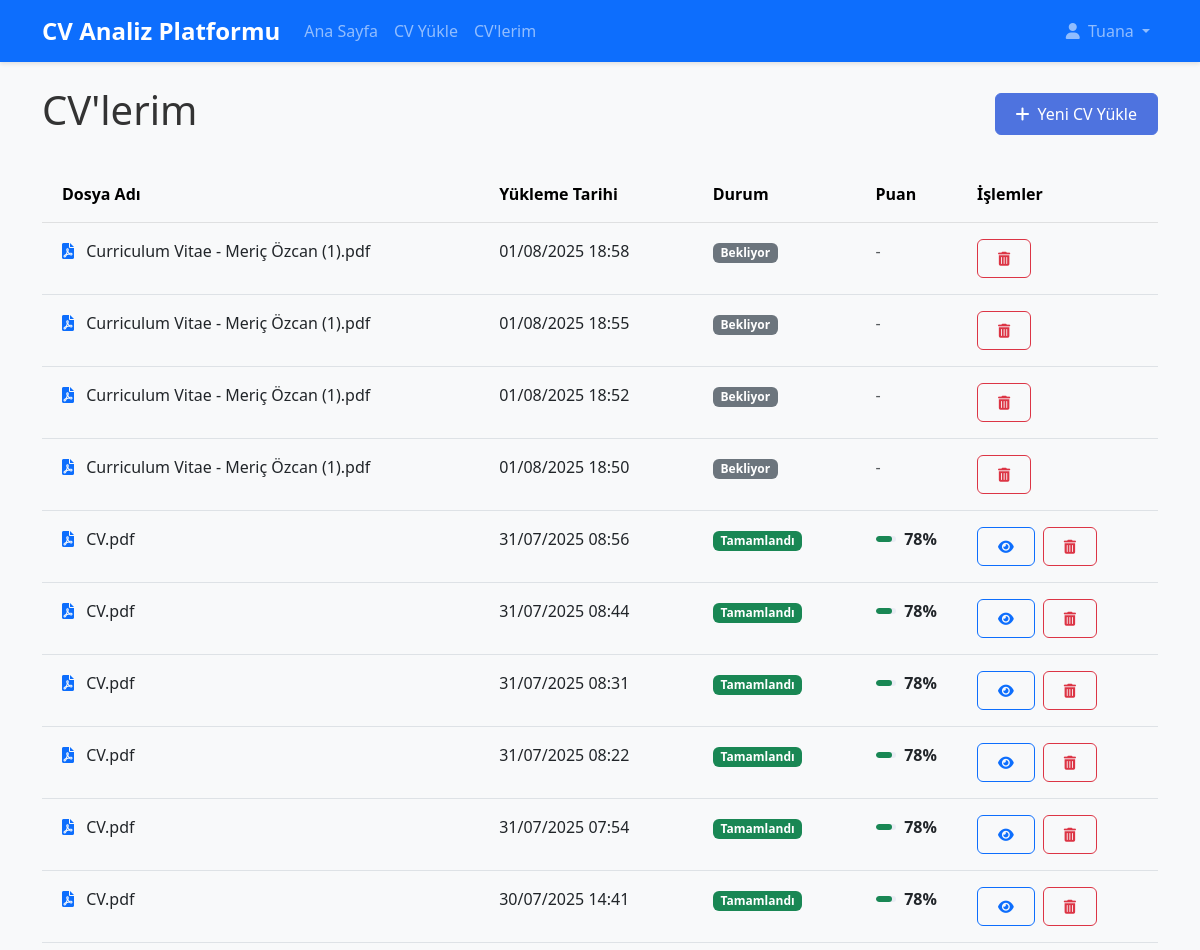
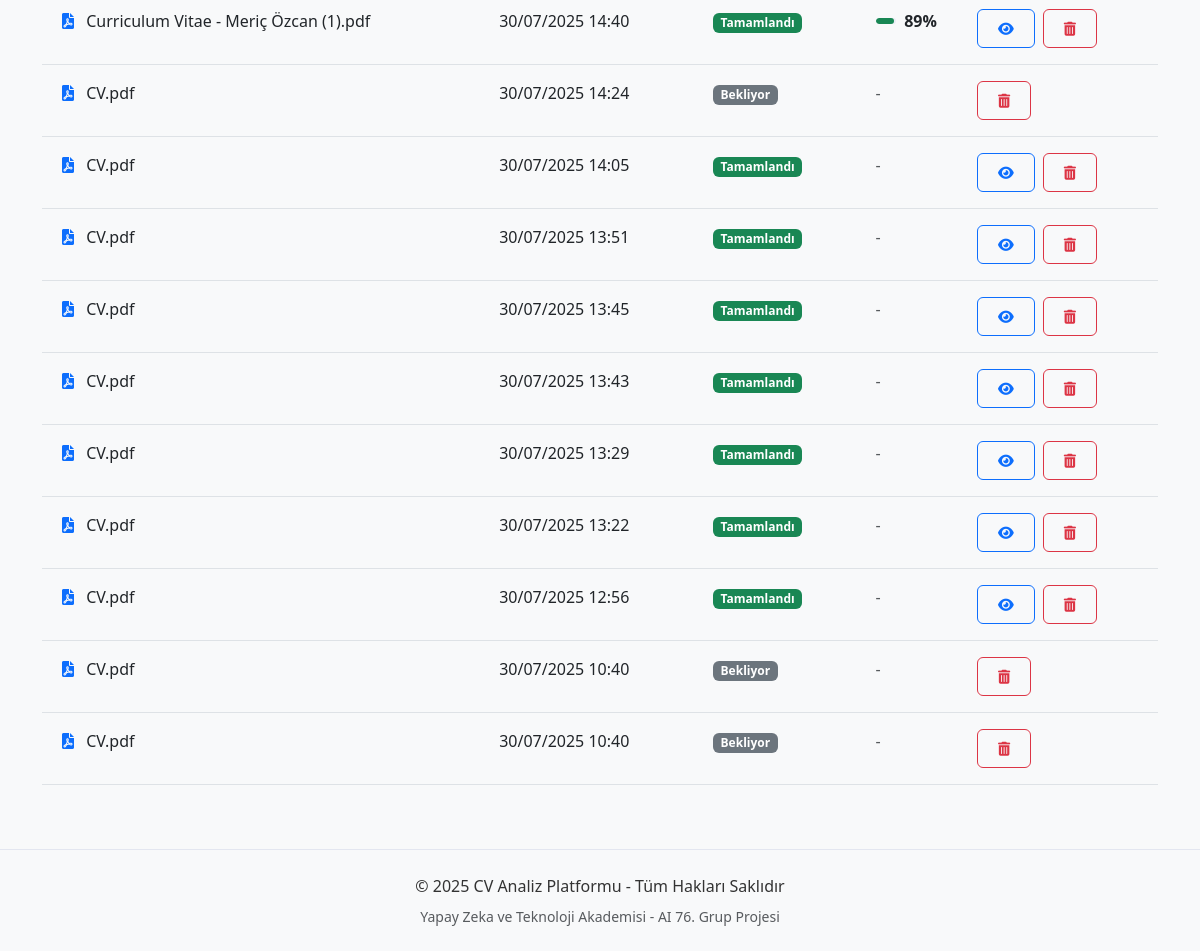
The page /my_cvs (signed in) on the database its author committed (2 pictures, top to bottom).
### app/models.py (models this page shows, shortened)
class User(db.Model, UserMixin):
    id = db.Column(db.Integer, primary_key=True)
    email = db.Column(db.String(150), unique=True, nullable=False)
    password = db.Column(db.String(150), nullable=False)
    first_name = db.Column(db.String(150), nullable=False)
    last_name = db.Column(db.String(150), nullable=False)
    cvs = db.relationship('CV', backref='owner', lazy=True)
    date_created = db.Column(db.DateTime, default=datetime.utcnow)

class AnalysisMixin:
    def get_analysis(self):
        return json.loads(self.analysis_data) if self.analysis_data else {}
    def set_analysis(self, data):
        self.analysis_data = json.dumps(data, ensure_ascii=False) if data else None

class CV(db.Model, AnalysisMixin):
    __tablename__ = 'cvs'
    id = db.Column(db.Integer, primary_key=True)
    original_filename = db.Column(db.String(255), nullable=False)
    stored_filename = db.Column(db.String(255), nullable=False)
    upload_date = db.Column(db.DateTime, default=datetime.utcnow)
    analysis_data = db.Column(JSON, nullable=True)  # Ham analiz verileri
    overall_score = db.Column(db.Float, nullable=True)  # Genel puan (0-100)
    section_scores = db.Column(JSON, nullable=True)  # Bölümlere göre puanlar
    status = db.Column(db.String(20), default='pending',
                      nullable=False)  # pending, processing, completed, failed
    user_id = db.Column(db.Integer, db.ForeignKey('user.id'), nullable=False)
    created_at = db.Column(db.DateTime, default=datetime.utcnow)
    updated_at = db.Column(db.DateTime, default=datetime.utcnow, onupdate=datetime.utcnow)

### app/views.py (the view)
@views.route('/my_cvs')
@login_required
def my_cvs():
    cvs = CV.query.filter_by(user_id=current_user.id).order_by(CV.upload_date.desc()).all()
    return render_template('my_cvs.html', cvs=cvs)

### app/__init__.py (called while the page is built)
@login_manager.user_loader
def load_user(user_id):
    from .models import User
    return User.query.get(int(user_id))

### app/templates/my_cvs.html (shortened to what this page needs)
{% extends "base.html" %}
{% block content %}
<div class="d-flex justify-content-between align-items-center mb-4">
    <h1>CV'lerim</h1>
    <a href="{{ url_for('views.upload_cv') }}" class="btn btn-primary">
        <i class="fas fa-plus me-2"></i>Yeni CV Yükle
    </a>
</div>
{% if cvs %}
    <div class="table-responsive">
        <table class="table table-hover">
            <thead class="table-light">
                <tr>
                    <th>Dosya Adı</th>
                    <th>Yükleme Tarihi</th>
                    <th>Durum</th>
                    <th>Puan</th>
                    <th>İşlemler</th>
                </tr>
            </thead>
            <tbody>
                {% for cv in cvs %}
                <tr>
                    <td>
                        <i class="fas fa-file-{{ 'pdf' if cv.original_filename.endswith('.pdf') else 'word' }} text-primary me-2"></i>
                        {{ cv.original_filename }}
                    </td>
                    <td>{{ cv.upload_date.strftime('%d/%m/%Y %H:%M') }}</td>
                    <td>
                        <span class="badge bg-{{ 'success' if cv.status == 'completed' else 'secondary' }}">
                            {{ 'Tamamlandı' if cv.status == 'completed' else 'Bekliyor' }}
                        </span>
                    </td>
                    <td>
                        {% if cv.status == 'completed' and cv.overall_score is not none %}
                        <div class="d-flex align-items-center">
                            {% set score_percent = (cv.overall_score)|round|int %}
                            {% if cv.overall_score >= 70 %}
                                {% set bar_class = 'bg-success' %}
                            {% elif cv.overall_score >= 50 %}
                                {% set bar_class = 'bg-warning' %}
                            {% else %}
                                {% set bar_class = 'bg-danger' %}
                            {% endif %}
                            <div class="progress flex-grow-1 me-2" style="height:6px">
                                <div class="progress-bar {{ bar_class }}"
                                     data-width="{{ score_percent }}"
                                     role="progressbar">
                                </div>
                            </div>
                            <span class="fw-bold">{{ score_percent }}%</span>
                        </div>
                        {% else %}
                        <span class="text-muted">-</span>
                        {% endif %}
                    </td>
                    <td>
                        {% if cv.status == 'completed' %}
                        <a href="{{ url_for('views.cv_results', cv_id=cv.id) }}" class="btn btn-sm btn-outline-primary me-1" title="Görüntüle">
                            <i class="fas fa-eye"></i>
                        </a>
                        {% endif %}
                        <button class="btn btn-sm btn-outline-danger" title="Sil" data-bs-toggle="modal" data-bs-target="#deleteModal{{ cv.id }}">
                            <i class="fas fa-trash-alt"></i>
                        </button>
                    </td>
                </tr>
                {% endfor %}
            </tbody>
        </table>
    </div>
{% endif %}
{% endblock %}

### app/templates/base.html (shortened to what this page needs)
<!DOCTYPE html>
<html lang="tr">
<head>
    <link href="https://cdn.jsdelivr.net/npm/bootstrap@5.3.0/dist/css/bootstrap.min.css" rel="stylesheet">
    <link rel="stylesheet" href="https://cdnjs.cloudflare.com/ajax/libs/font-awesome/6.0.0/css/all.min.css">
    <link rel="stylesheet" href="{{ url_for('static', filename='css/style.css') }}">
</head>
<body>
    <nav class="navbar navbar-expand-lg navbar-dark bg-primary">
        <div class="container">
            <a class="navbar-brand" href="{{ url_for('views.home') }}">CV Analiz Platformu</a>
            <div class="collapse navbar-collapse" id="navbarNav">
                <ul class="navbar-nav me-auto">
                    <li class="nav-item">
                        <a class="nav-link" href="{{ url_for('views.home') }}">Ana Sayfa</a>
                    </li>
                    {% if current_user.is_authenticated %}
                    <li class="nav-item">
                        <a class="nav-link" href="{{ url_for('views.upload_cv') }}">CV Yükle</a>
                    </li>
                    <li class="nav-item">
                        <a class="nav-link" href="{{ url_for('views.my_cvs') }}">CV'lerim</a>
                    </li>
                    {% endif %}
                </ul>
                <ul class="navbar-nav">
                    {% if current_user.is_authenticated %}
                    <li class="nav-item dropdown">
                        <a class="nav-link dropdown-toggle" href="#" id="navbarDropdown" role="button" data-bs-toggle="dropdown">
                            <i class="fas fa-user me-1"></i> {{ current_user.first_name }}
                        </a>
                    </li>
                    {% endif %}
                </ul>
            </div>
        </div>
    </nav>
    <main class="container my-4">
        {% block content %}{% endblock %}
    </main>
    <footer class="bg-light py-4 mt-5">
        <div class="container text-center">
            <p class="mb-2">© 2025 CV Analiz Platformu - Tüm Hakları Saklıdır</p>
            <p class="mb-0 text-muted small">Yapay Zeka ve Teknoloji Akademisi - AI 76. Grup Projesi</p>
        </div>
    </footer>
</body>
</html>

### app/static/css/style.css (style rules this page uses)
body { font-family: 'Segoe UI', Tahoma, Geneva, Verdana, sans-serif; color: #333; background-color: #f8f9fa; }
.navbar { box-shadow: 0 2px 4px rgba(0, 0, 0, 0.1); }
.navbar-brand { font-weight: 700; font-size: 1.5rem; }
.btn { padding: 0.5rem 1.25rem; border-radius: 6px; font-weight: 500; transition: all 0.3s ease; }
.btn-primary { background-color: #4e73df; border-color: #4e73df; }
.animate-fade-in { animation: fadeIn 0.5s ease-out forwards; }
.progress { height: 0.5rem; border-radius: 10px; background-color: #eaecf4; }
.progress-bar { border-radius: 10px; }
.table { --bs-table-bg: transparent; --bs-table-striped-bg: #f8f9fc; --bs-table-hover-bg: #f1f3f9; }
.table > :not(caption) > * > * { padding: 1rem 1.25rem; }
footer { margin-top: 3rem; padding: 2rem 0; background-color: #f8f9fc; border-top: 1px solid #e3e6f0; }

### rows shown on the page
User: first_name "Tuana"
CV: original_filename "Curriculum Vitae - Meriç Özcan (1).pdf", upload_date "01/08/2025 18:58", status "Bekliyor"
CV: original_filename "Curriculum Vitae - Meriç Özcan (1).pdf", upload_date "01/08/2025 18:55", status "Bekliyor"
CV: original_filename "Curriculum Vitae - Meriç Özcan (1).pdf", upload_date "01/08/2025 18:52", status "Bekliyor"
CV: original_filename "Curriculum Vitae - Meriç Özcan (1).pdf", upload_date "01/08/2025 18:50", status "Bekliyor"
CV: original_filename "CV.pdf", upload_date "31/07/2025 08:56", status "Tamamlandı", score_percent "78"
CV: original_filename "CV.pdf", upload_date "31/07/2025 08:44", status "Tamamlandı", score_percent "78"
CV: original_filename "CV.pdf", upload_date "31/07/2025 08:31", status "Tamamlandı", score_percent "78"
CV: original_filename "CV.pdf", upload_date "31/07/2025 08:22", status "Tamamlandı", score_percent "78"
CV: original_filename "CV.pdf", upload_date "31/07/2025 07:54", status "Tamamlandı", score_percent "78"
CV: original_filename "CV.pdf", upload_date "30/07/2025 14:41", status "Tamamlandı", score_percent "78"
CV: original_filename "Curriculum Vitae - Meriç Özcan (1).pdf", upload_date "30/07/2025 14:40", status "Tamamlandı", score_percent "89"
CV: original_filename "CV.pdf", upload_date "30/07/2025 14:24", status "Bekliyor"
CV: original_filename "CV.pdf", upload_date "30/07/2025 14:05", status "Tamamlandı"
CV: original_filename "CV.pdf", upload_date "30/07/2025 13:51", status "Tamamlandı"
CV: original_filename "CV.pdf", upload_date "30/07/2025 13:45", status "Tamamlandı"
CV: original_filename "CV.pdf", upload_date "30/07/2025 13:43", status "Tamamlandı"
CV: original_filename "CV.pdf", upload_date "30/07/2025 13:29", status "Tamamlandı"
CV: original_filename "CV.pdf", upload_date "30/07/2025 13:22", status "Tamamlandı"
CV: original_filename "CV.pdf", upload_date "30/07/2025 12:56", status "Tamamlandı"
CV: original_filename "CV.pdf", upload_date "30/07/2025 10:40", status "Bekliyor"
CV: original_filename "CV.pdf", upload_date "30/07/2025 10:40", status "Bekliyor"
